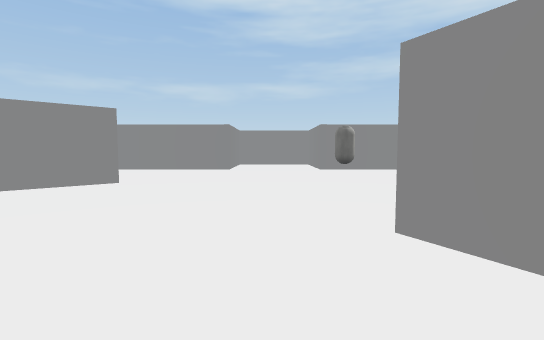
View 1 (above)

24 first-person views from a walk through a 3-D level made in the Unity game engine. The camera is 1.2 m above the floor, tilts 4° down and sees 85° across. The floor is counted in squares, 2 m on a side. Each view is taken from the middle of a square. On the plan, view 1 faces up. The plan holds only what a view shows up to about 9 squares ahead; the rest is blank. The player character is not drawn. Surface patterns are stand-ins for the level's own textures.

View 2
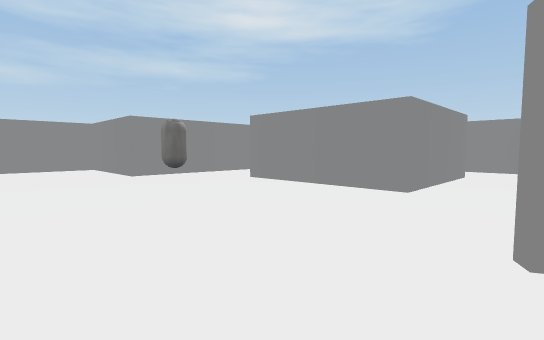

View 3
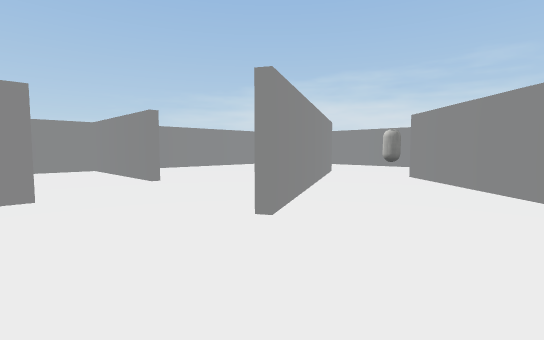

View 4
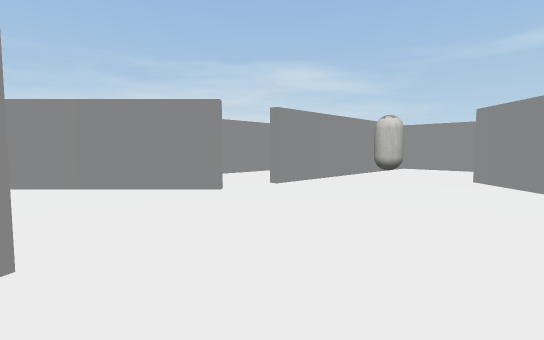

View 5
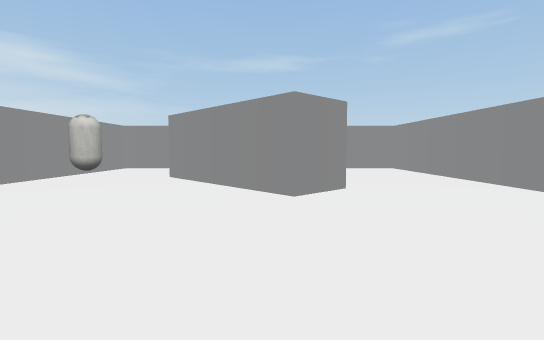

View 6
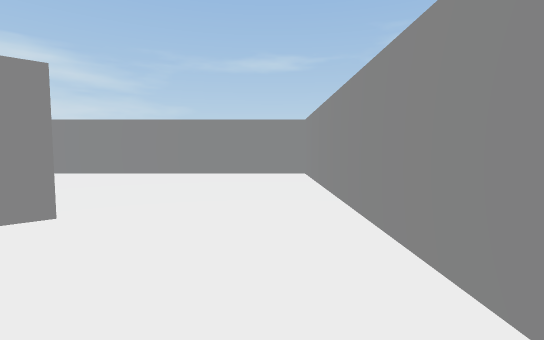

View 7
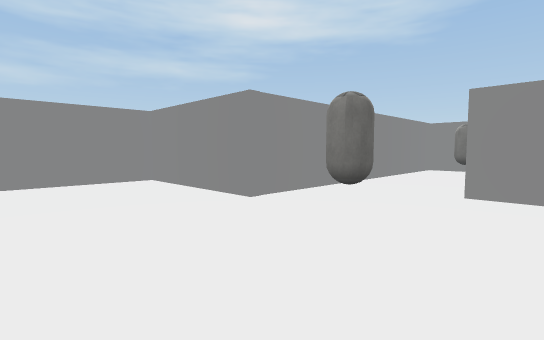

View 8
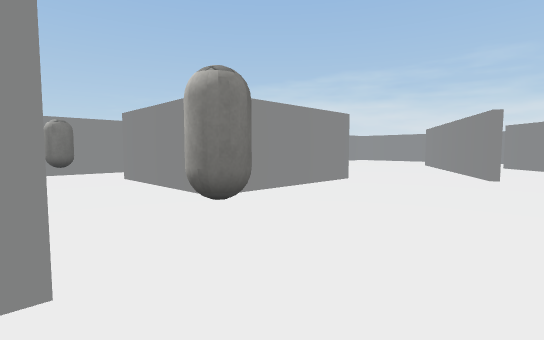

View 9
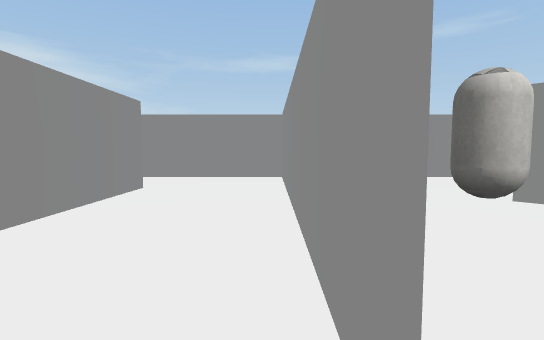

View 10
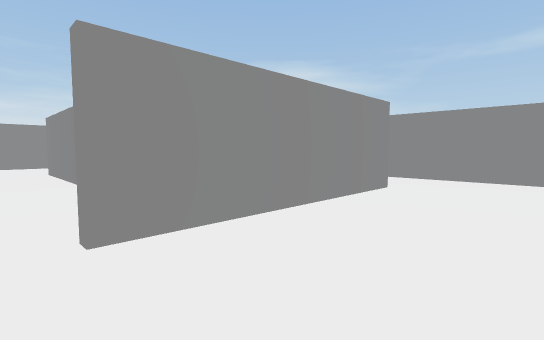

View 11
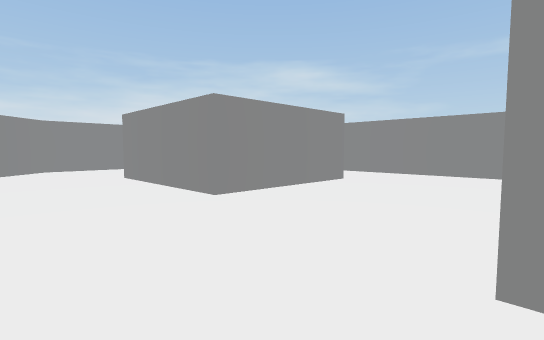

View 12
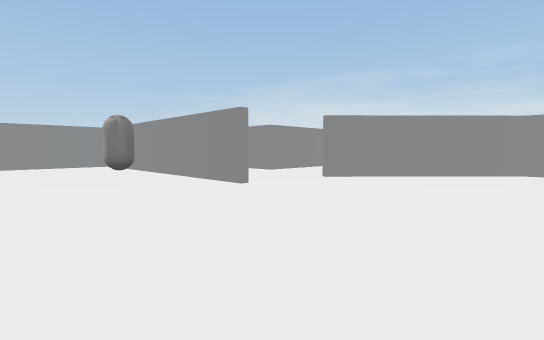

View 13
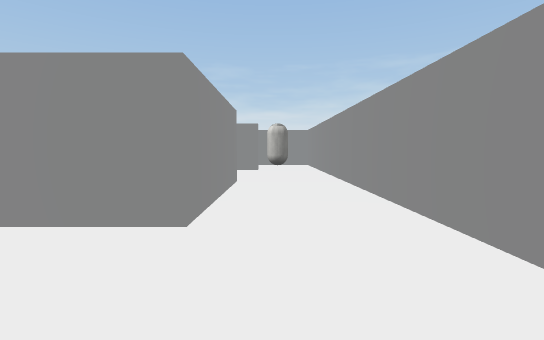

View 14
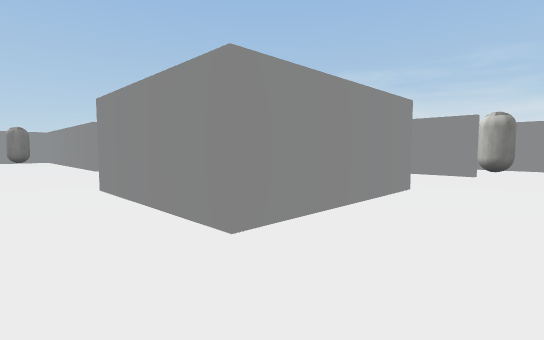

View 15
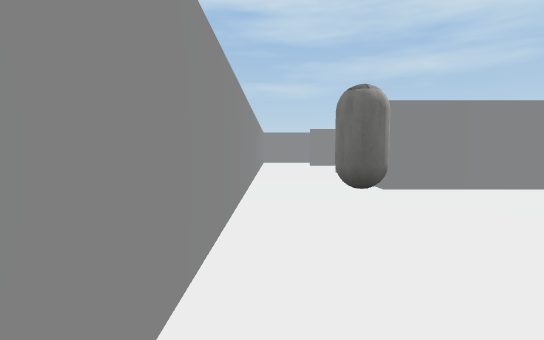

View 16
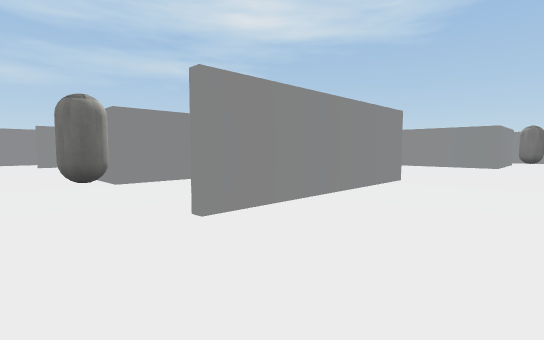

View 17
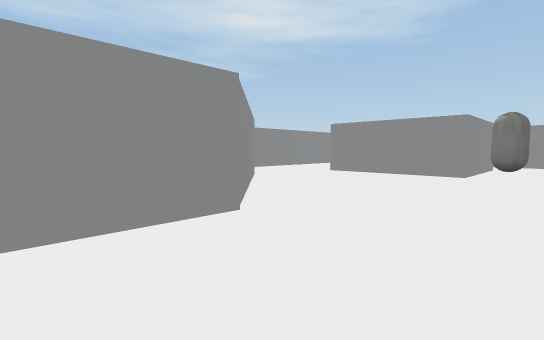

View 18
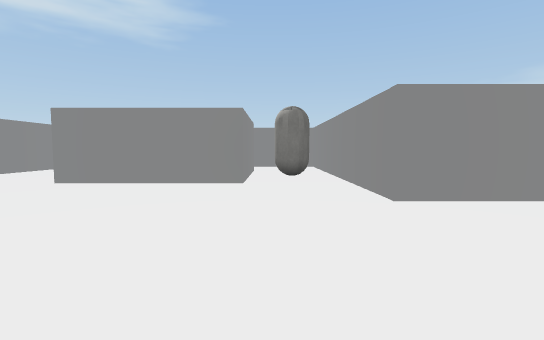

View 19
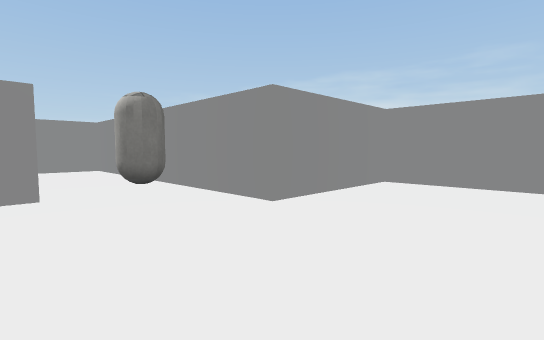

View 20
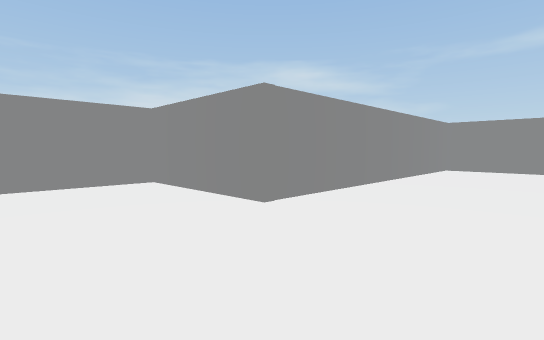

View 21
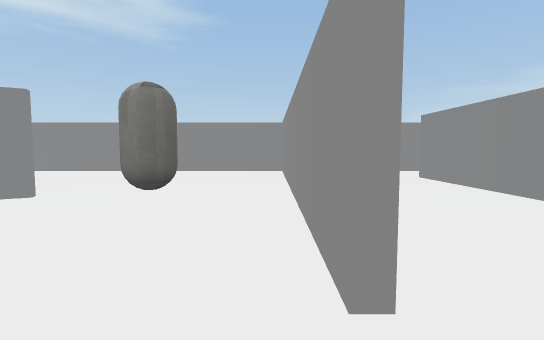

View 22
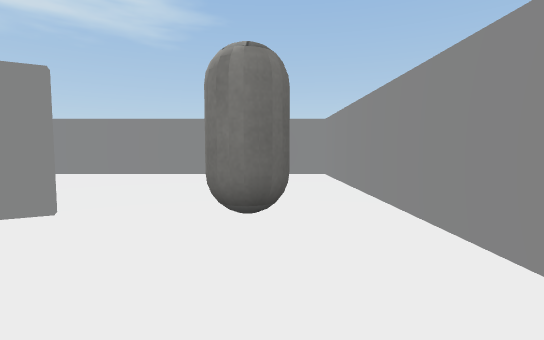

View 23
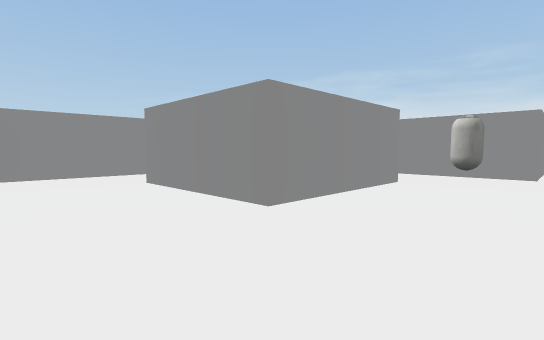

View 24
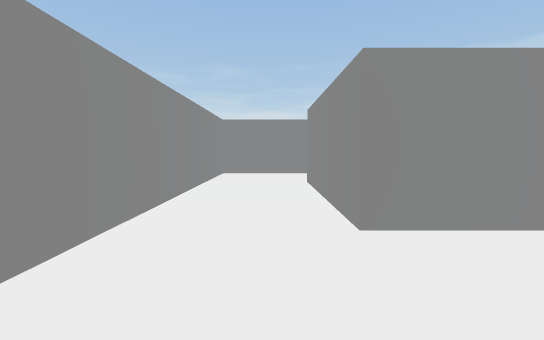

### Floor plan
Points are (right, up) in squares from view 1. A wall is a line through its corners. A room is listed if a view was taken in it or the views show most of it. See-through windows are left out.
Room 1 (views 1, 2, 3, 4, 5, 6, 7, 8)
walls: (1, 2.3) (2.8, -1); (3.8, 6.9) (6.4, 6.9); (-1.2, 8.8) (-2.4, 8.8); (-3.6, 6.2) (-2.7, 5.3) (-5.4, 2.8); (4.5, 1.7) (6.5, 1.7); (-1.6, 0.4) (1.5, -2.7); (6.4, 3.5) (3.2, 3.5) (3.2, 7); (2.5, -0.9) (0.8, 2.2); (-3.6, 0.4) (-2.6, 0.4); (6.5, 8.8) (1.4, 8.8) (1.4, 11.7) (-0.9, 11.7)
ways out: opening at (-2, 0) to room 2; opening at (-4.5, 1.5) to room 5; opening at (-3.5, 7.5) to room 5; opening at (4, 0.5) to room 6; opening at (5.5, 3); opening at (6, 8)
objects: other object (-4, 2); other object (2, 8)
Room 2 (views 9, 10)
walls: (-6.6, -2) (-2.4, -2); (-2.6, 0.2) (-8.4, 0.2) (-8.4, -2.5)
ways out: opening at (-2, 0) to room 1; opening at (-7.5, -2) to room 3; opening at (-2, -2) to room 3
Room 3 (views 11, 12, 13, 14, 21, 22, 23)
walls: (-3.9, -8.6) (-6.3, -8.6) (-6.3, -5.3) (-3.2, -5.3) (-3.2, -8.6); (1, -6.3) (3.5, -6.3); (-8.4, -2.5) (-8.4, -12.4); (-6.6, -11.5) (-2.3, -11.5) (0.8, -8.3); (3.7, -3.1) (2.5, -0.9)
ways out: opening at (-7.5, -2) to room 2; opening at (-2, -2) to room 2; opening at (-7.5, -12) to room 4; opening at (1, -7.5) to room 4; opening at (3, -4.5) to room 6
objects: other object (-7, -10); other object (3, -5)
Room 4 (views 15, 16, 17, 18, 19, 20, 24)
walls: (3.2, -12.5) (3.2, -9.2) (6.3, -9.2) (6.3, -12.5) (3.2, -12.5); (0.8, -8.6) (-2, -11.5); (-2.1, -11.7) (-6.6, -11.7); (7, -6.5) (5.1, -6.5); (-8.4, -12.4) (-8.4, -14.4) (-1.3, -14.4) (-1.3, -17.3) (1.4, -17.3) (1.4, -14.4) (8.2, -14.4) (8.2, -7.2)
ways out: opening at (-7.5, -12) to room 3; opening at (1, -7.5) to room 3
objects: other object (2, -13)
Room 5 (no view inside)
walls: (-8, 0.4) (-3.6, 0.4); (-2.4, 8.8) (-8.4, 8.8) (-8.4, 0.5)
ways out: opening at (-4.5, 1.5) to room 1; opening at (-3.5, 7.5) to room 1
Room 6 (no view inside)
walls: (3.5, -6.3) (8.2, -6.3) (8.2, 0.6)
ways out: opening at (4, 0.5) to room 1; opening at (3, -4.5) to room 3

Positions as (right, up) in squares from view 1, and headings:
1: (0, 0), facing up
2: (-1, 2), facing up-right
3: (-1, 4), facing down-right
4: (1, 4), facing down-left
5: (1, 5), facing left
6: (-1, 8), facing left
7: (-1, 6), facing up-right
8: (0, 9), facing down-right
9: (-2, 0), facing left
10: (-2, 0), facing down-left
11: (-1, -2), facing down-left
12: (-3, -3), facing down-right
13: (-7, -3), facing down
14: (-8, -4), facing down-right
15: (-8, -13), facing up
16: (-8, -14), facing up-right
17: (-4, -14), facing up-right
18: (-2, -13), facing right
19: (-1, -12), facing down-right
20: (1, -12), facing down-left
21: (0, -6), facing right
22: (1, -5), facing right
23: (1, -7), facing down-right
24: (7, -7), facing down
